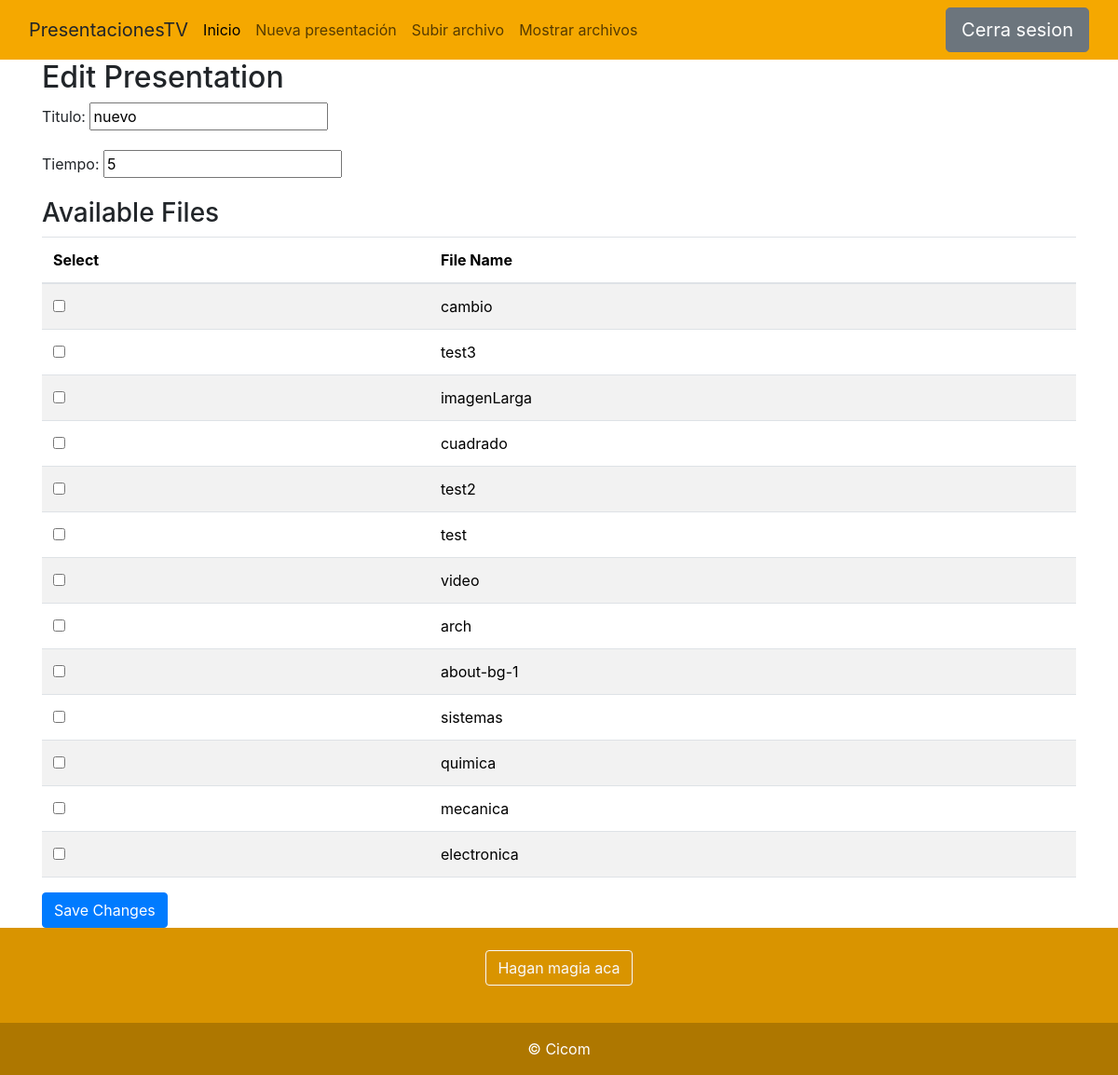
Screenshot of /presentacion-edit/73/ (signed in) with the database file from the repository.
### ImagenesApp/models.py (models this page shows, shortened)
class Presentacion(models.Model):
    titulo = models.CharField(max_length=100)
    archivos = models.ManyToManyField(Archivo, through='DetallePresentacion')
    tiempo = models.IntegerField(default=20)

class Archivo(models.Model):
    nombre = models.CharField(max_length=255)
    archivo = models.FileField(upload_to='archivos/')  # Ajusta la carpeta según tus necesidades
    es_video = models.BooleanField(default=False)

### ImagenesApp/views.py (the view, shortened to what this page needs)
# urls.py: path('presentacion-edit/<int:pk>/', views.PresentacionEditView.as_view(), name='presentacion-edit'),
@method_decorator(login_required, name='dispatch')
class PresentacionEditView(UpdateView):
    model = Presentacion
    template_name = 'ImagenesApp/presentacion_edit.html'
    fields = ['titulo', 'tiempo']
    def get_context_data(self, **kwargs):
        context = super().get_context_data(**kwargs)
        context['archivos_disponibles'] = Archivo.objects.exclude(detallepresentacion__presentacion=self.object)
        return context

### ImagenesApp/templates/ImagenesApp/presentacion_edit.html (shortened to what this page needs)
{% extends "base.html" %}
{% block content %}
  <div class="container">
    <h2>Edit Presentation</h2>
    <form method="post" enctype="multipart/form-data">
      <div class="form-group">
        <label for="{{ form.titulo.id_for_label }}">Titulo:</label>
        {{ form.titulo }}
      </div>
      <div class="form-group">
        <label for="{{ form.tiempo.id_for_label }}">Tiempo:</label>
        {{ form.tiempo }}
      </div>
      <h3>Available Files</h3>
      <table class="table table-striped">
        <thead>
          <tr>
            <th>Select</th>
            <th>File Name</th>
          </tr>
        </thead>
        <tbody>
          {% for archivo in archivos_disponibles %}
            <tr>
              <td>
                <input type="checkbox" name="archivos[]" value="{{ archivo.id }}">
              </td>
              <td>{{ archivo.nombre }}</td>
            </tr>
          {% endfor %}
        </tbody>
      </table>
      <input type="submit" class="btn btn-primary" value="Save Changes">
    </form>
  </div>
{% endblock %}

### rows the page displays
Presentacion: titulo "nuevo", tiempo "5"
Archivo: nombre "cambio"
Archivo: nombre "test3"
Archivo: nombre "imagenLarga"
Archivo: nombre "cuadrado"
Archivo: nombre "test2"
Archivo: nombre "test"
Archivo: nombre "video"
Archivo: nombre "arch"
Archivo: nombre "about-bg-1"
Archivo: nombre "sistemas"
Archivo: nombre "quimica"
Archivo: nombre "mecanica"
Archivo: nombre "electronica"
